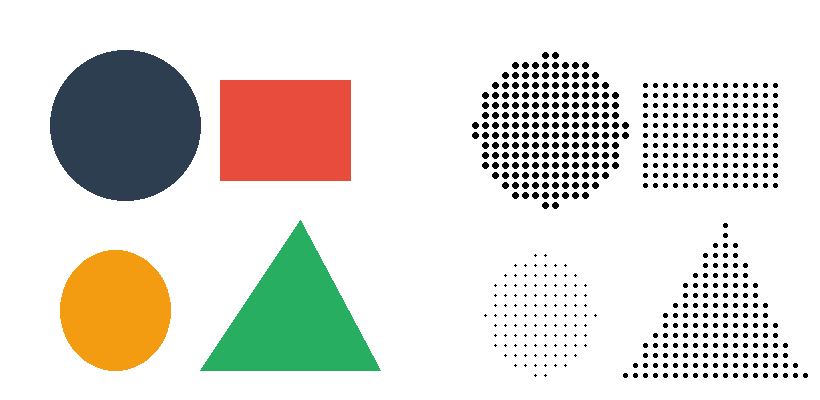
#> input picture examples/dot_matrix_example.png, 820 x 400 px
$ python -i photo_to_dot_matrix_v1.py   (imports and definitions only)
#> lines starting #> are read from the running program, lines starting #| are printed output that depends on the picture; after the words box and inside, x2 and y2 are one past the last pixel; in counts of white or black regions, pixels touching at a corner belong together
#> further down, picture is the input picture: PIL image 820x400 RGB; mean R, G, B 222.6, 220.2, 212.8
import numpy as np
from PIL import Image, ImageDraw, ImageTk
import tkinter as tk
from tkinter import ttk, filedialog, messagebox
import logging
import os
from typing import Optional, Tuple
import math

# Configure logging
# [8 lines not run here, left out]
logger = logging.getLogger(__name__)

class FaceGenerator:
    """Generate synthetic face images for testing."""

    # [83 lines left out: function create_test_face, not called in this run]

class DotMatrixConverter:
    """Core dot matrix conversion functionality."""

    def __init__(self):
        self.logger = logger

    def convert_image(self, image: Image.Image, matrix_width: int = 45,
                     matrix_height: int = 19, output_size: Tuple[int, int] = (900, 380),
                     circle_spacing: float = 1.0, use_color: bool = False) -> Optional[Image.Image]:
        """
        Convert an image to dot matrix format.

        Args:
            image: PIL Image to convert
            matrix_width: Number of dots horizontally
            matrix_height: Number of dots vertically
            output_size: Output image size (width, height)
            circle_spacing: Space between circles (1.0 = touching)
            use_color: Whether to preserve original colors

        Returns:
            Converted dot matrix image or None if failed
        """
#> called with matrix_width = 45, matrix_height = 19, output_size = (900, 380), circle_spacing = 1, use_color = False
        try:
            self.logger.info(f"Converting image to {matrix_width}x{matrix_height} dot matrix")

            # Process image
            if use_color:
                img_resized = image.resize((matrix_width, matrix_height), Image.LANCZOS)
                img_gray = img_resized.convert('L')
                pixel_brightness = np.array(img_gray)
                pixel_colors = np.array(img_resized)
            else:
                img_gray = image.convert('L')
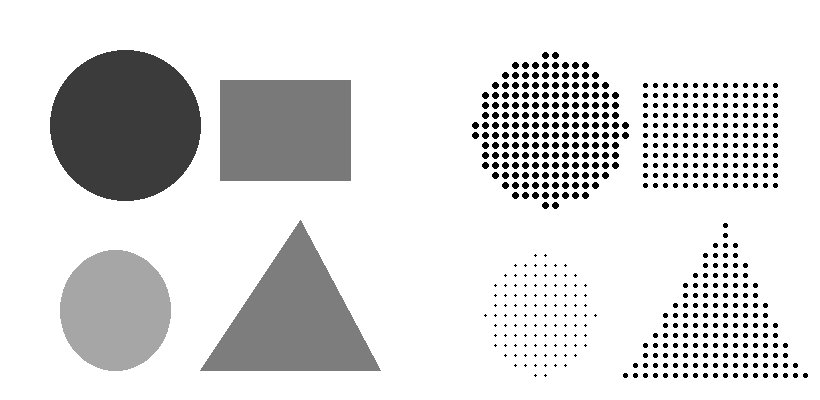
#> img_gray: PIL image 820x400 L; min 0, max 255, mean 220.1
                img_resized = img_gray.resize((matrix_width, matrix_height), Image.LANCZOS)
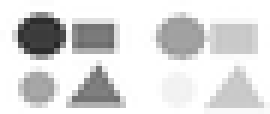
#> img_resized: PIL image 45x19 L (shown 6 times larger); min 38, max 255, mean 219.1
                pixel_brightness = np.array(img_resized)
                pixel_colors = None

            # Create output
            output_img = Image.new('RGB', output_size, 'white')
#> output_img: PIL image 900x380 RGB; every value is 255
            draw = ImageDraw.Draw(output_img)

            # Calculate dimensions
            cell_width = output_size[0] / matrix_width
            cell_height = output_size[1] / matrix_height
            max_radius = min(cell_width, cell_height) / 2 * circle_spacing

            circles_drawn = 0

            # Draw circles
            for y in range(matrix_height):
                for x in range(matrix_width):
                    brightness = pixel_brightness[y, x]
                    radius = max_radius * (1 - brightness / 255.0)

                    if radius > 0.5:
                        # Determine color
                        if use_color and pixel_colors is not None:
                            if len(pixel_colors.shape) == 3:
                                color = tuple(pixel_colors[y, x])
                            else:
                                gray_val = pixel_colors[y, x]
                                color = (gray_val, gray_val, gray_val)
                        else:
                            color = 'black'

                        # Draw circle
                        center_x = (x + 0.5) * cell_width
                        center_y = (y + 0.5) * cell_height

                        left = center_x - radius
                        top = center_y - radius
                        right = center_x + radius
                        bottom = center_y + radius

                        draw.ellipse([left, top, right, bottom], fill=color)
                        circles_drawn += 1
#> after the loop, circles_drawn = 342

            self.logger.info(f"Conversion complete. Drew {circles_drawn} circles")
            return output_img

        except Exception as e:
            self.logger.error(f"Error during conversion: {str(e)}")
            return None

class DotMatrixGUI:
    """Main GUI application."""

    # [252 lines left out: functions __init__, setup_gui, update_status, load_image, generate_test_face, convert_image and 4 more, not called in this run]

# [2 lines not run here, left out]

>>> from PIL import Image
>>> picture = Image.open('../examples/dot_matrix_example.png')
>>> result = DotMatrixConverter().convert_image(picture)
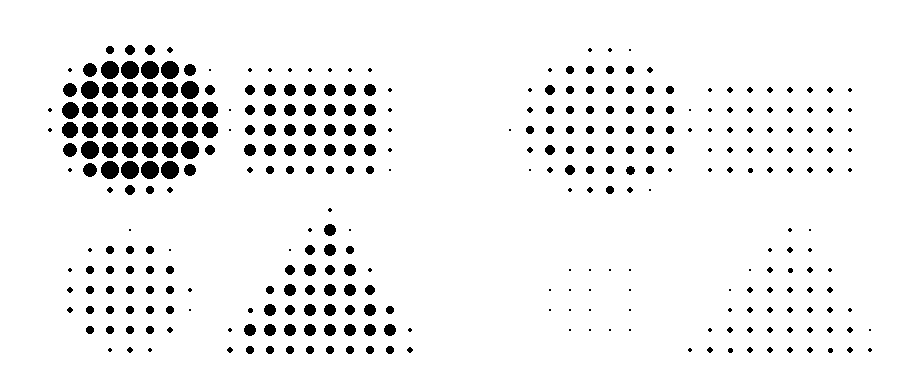
#> result: PIL image 900x380 RGB; 93.7% white; 342 black regions (85 under 20 px), largest, box (x1, y1, x2, y2) and area: (101, 61, 119, 79) 256, (121, 61, 139, 79) 256, (141, 61, 159, 79) 256
